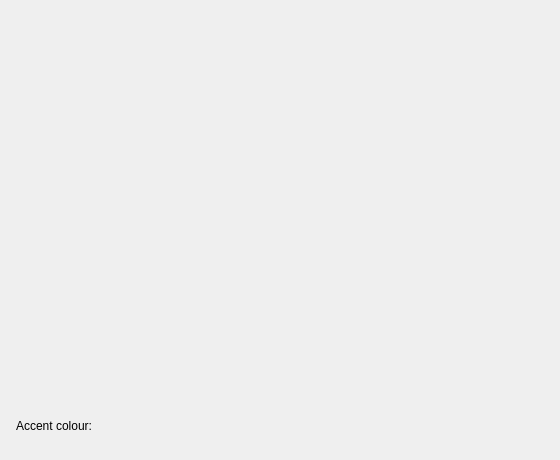
<?xml version="1.0" encoding="UTF-8"?>
<ui version="4.0">
 <class>MainWindow</class>
 <widget class="QMainWindow" name="MainWindow">
  <property name="geometry">
   <rect>
    <x>0</x>
    <y>0</y>
    <width>560</width>
    <height>460</height>
   </rect>
  </property>
  <property name="windowTitle">
   <string>Rich Text + Colour Picker</string>
  </property>
  <widget class="QWidget" name="centralwidget">
   <layout class="QVBoxLayout" name="mainLayout">
    <property name="spacing">
     <number>12</number>
    </property>
    <property name="leftMargin">
     <number>16</number>
    </property>
    <property name="topMargin">
     <number>16</number>
    </property>
    <property name="rightMargin">
     <number>16</number>
    </property>
    <property name="bottomMargin">
     <number>16</number>
    </property>
    <item>
     <widget class="QCustomRichTextEditor" name="editor">
      <property name="sizePolicy">
       <sizepolicy hsizetype="Expanding" vsizetype="Expanding">
        <horstretch>0</horstretch>
        <verstretch>1</verstretch>
       </sizepolicy>
      </property>
     </widget>
    </item>
    <item>
     <layout class="QHBoxLayout" name="pickerRow">
      <property name="spacing">
       <number>10</number>
      </property>
      <item>
       <widget class="QLabel" name="accentLabel">
        <property name="text">
         <string>Accent colour:</string>
        </property>
       </widget>
      </item>
      <item>
       <widget class="QCustomColorPicker" name="picker"/>
      </item>
      <item>
       <widget class="QCustomAvatar" name="preview">
        <property name="minimumSize">
         <size>
          <width>36</width>
          <height>36</height>
         </size>
        </property>
        <property name="text" stdset="0">
         <string notr="true">Aa</string>
        </property>
        <property name="cornerRadius" stdset="0">
         <number>8</number>
        </property>
        <property name="showStatus" stdset="0">
         <bool>false</bool>
        </property>
       </widget>
      </item>
      <item>
       <spacer name="pickerSpacer">
        <property name="orientation">
         <enum>Qt::Horizontal</enum>
        </property>
        <property name="sizeHint" stdset="0">
         <size>
          <width>40</width>
          <height>20</height>
         </size>
        </property>
       </spacer>
      </item>
     </layout>
    </item>
   </layout>
  </widget>
 </widget>
 <customwidgets>
  <customwidget>
   <class>QCustomRichTextEditor</class>
   <extends>QWidget</extends>
   <header location="global">Custom_Widgets.QCustomRichTextEditor.h</header>
  </customwidget>
  <customwidget>
   <class>QCustomColorPicker</class>
   <extends>QWidget</extends>
   <header location="global">Custom_Widgets.QCustomColorPicker.h</header>
  </customwidget>
  <customwidget>
   <class>QCustomAvatar</class>
   <extends>QWidget</extends>
   <header location="global">Custom_Widgets.QCustomAvatar.h</header>
  </customwidget>
 </customwidgets>
 <resources/>
 <connections/>
</ui>
